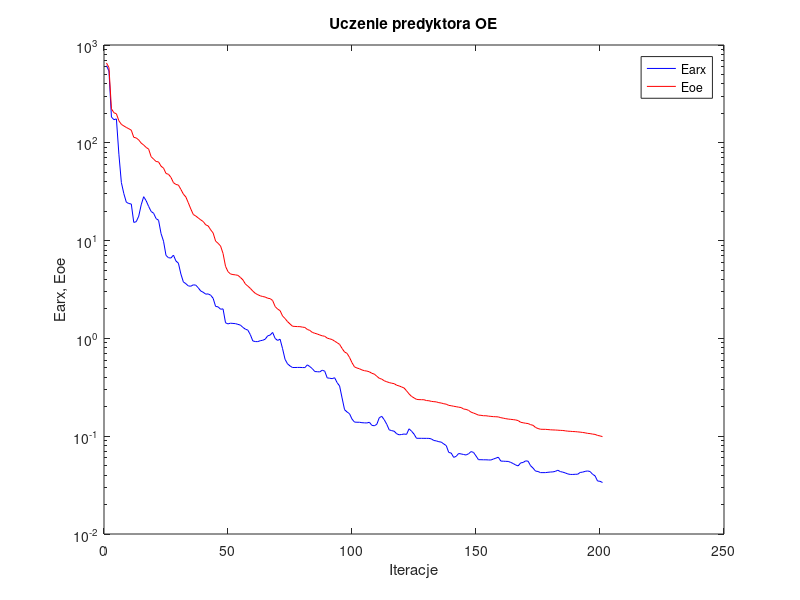
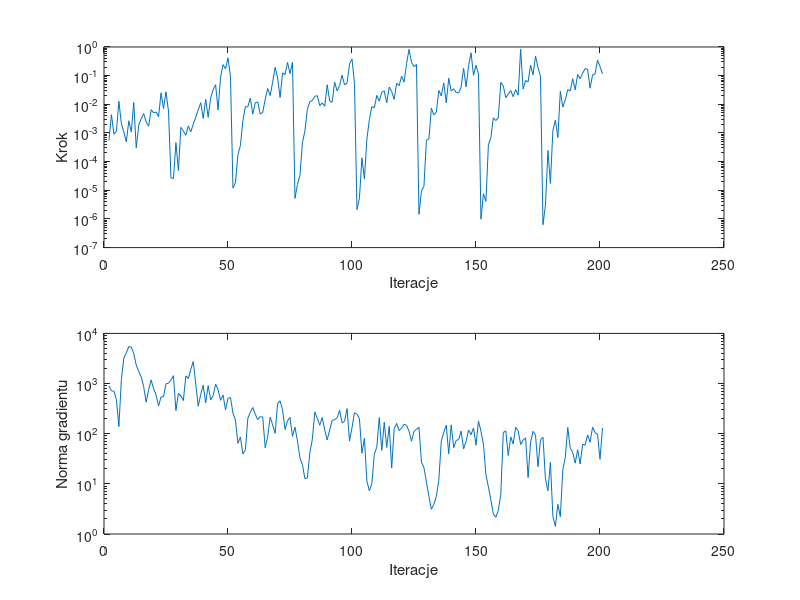

MATLAB code for these plots, in order:
%uczenie predyktora oe
clear all;
n=0; farx(n+1)=6.142647e+002; foe(n+1)=6.550540e+002; wspucz(n+1)=0.000000e+000; ng(n+1)=0.000000e+000;
%odnowa zmiennej metryki
n=1; farx(n+1)=5.425287e+002; foe(n+1)=5.876427e+002; krok(n+1)=5.524716e-004; ng(n+1)=9.012647e+002;
n=2; farx(n+1)=1.834166e+002; foe(n+1)=2.225915e+002; krok(n+1)=4.375565e-003; ng(n+1)=7.122229e+002;
n=3; farx(n+1)=1.723531e+002; foe(n+1)=2.030305e+002; krok(n+1)=9.064776e-004; ng(n+1)=7.014544e+002;
n=4; farx(n+1)=1.754607e+002; foe(n+1)=1.979209e+002; krok(n+1)=1.140915e-003; ng(n+1)=4.842865e+002;
n=5; farx(n+1)=7.648583e+001; foe(n+1)=1.678255e+002; krok(n+1)=1.274938e-002; ng(n+1)=1.386395e+002;
n=6; farx(n+1)=3.925882e+001; foe(n+1)=1.543979e+002; krok(n+1)=2.129131e-003; ng(n+1)=1.208632e+003;
n=7; farx(n+1)=3.019486e+001; foe(n+1)=1.486624e+002; krok(n+1)=1.058897e-003; ng(n+1)=3.222957e+003;
n=8; farx(n+1)=2.468211e+001; foe(n+1)=1.435653e+002; krok(n+1)=4.934568e-004; ng(n+1)=4.095522e+003;
n=9; farx(n+1)=2.394488e+001; foe(n+1)=1.392567e+002; krok(n+1)=2.659087e-003; ng(n+1)=5.446810e+003;
n=10; farx(n+1)=2.367465e+001; foe(n+1)=1.346815e+002; krok(n+1)=1.078226e-003; ng(n+1)=5.359792e+003;
n=11; farx(n+1)=1.534971e+001; foe(n+1)=1.137482e+002; krok(n+1)=1.160327e-002; ng(n+1)=3.951963e+003;
n=12; farx(n+1)=1.560426e+001; foe(n+1)=1.121582e+002; krok(n+1)=3.011518e-004; ng(n+1)=2.334576e+003;
n=13; farx(n+1)=1.777751e+001; foe(n+1)=1.069068e+002; krok(n+1)=1.876490e-003; ng(n+1)=1.753359e+003;
n=14; farx(n+1)=2.322545e+001; foe(n+1)=9.931744e+001; krok(n+1)=3.162104e-003; ng(n+1)=1.349815e+003;
n=15; farx(n+1)=2.811001e+001; foe(n+1)=9.485771e+001; krok(n+1)=4.788074e-003; ng(n+1)=8.636879e+002;
n=16; farx(n+1)=2.556914e+001; foe(n+1)=8.967941e+001; krok(n+1)=2.388829e-003; ng(n+1)=4.247492e+002;
n=17; farx(n+1)=2.236089e+001; foe(n+1)=8.618198e+001; krok(n+1)=1.737584e-003; ng(n+1)=7.555821e+002;
n=18; farx(n+1)=1.986032e+001; foe(n+1)=7.208445e+001; krok(n+1)=6.506258e-003; ng(n+1)=1.181127e+003;
n=19; farx(n+1)=1.904760e+001; foe(n+1)=6.806870e+001; krok(n+1)=5.060913e-003; ng(n+1)=7.843314e+002;
n=20; farx(n+1)=1.678500e+001; foe(n+1)=6.440284e+001; krok(n+1)=5.368339e-003; ng(n+1)=5.936008e+002;
n=21; farx(n+1)=1.613919e+001; foe(n+1)=6.380420e+001; krok(n+1)=3.692938e-003; ng(n+1)=3.562137e+002;
n=22; farx(n+1)=1.180275e+001; foe(n+1)=5.764742e+001; krok(n+1)=2.521242e-002; ng(n+1)=5.422501e+002;
n=23; farx(n+1)=9.862915e+000; foe(n+1)=5.512949e+001; krok(n+1)=7.119007e-003; ng(n+1)=5.469685e+002;
n=24; farx(n+1)=7.061967e+000; foe(n+1)=4.856554e+001; krok(n+1)=2.712333e-002; ng(n+1)=9.878842e+002;
n=25; farx(n+1)=6.678893e+000; foe(n+1)=4.765143e+001; krok(n+1)=5.819038e-003; ng(n+1)=1.013926e+003;
%odnowa zmiennej metryki
n=26; farx(n+1)=6.635080e+000; foe(n+1)=4.429054e+001; krok(n+1)=2.689352e-005; ng(n+1)=1.176455e+003;
n=27; farx(n+1)=7.111235e+000; foe(n+1)=3.915522e+001; krok(n+1)=2.568950e-005; ng(n+1)=1.433987e+003;
n=28; farx(n+1)=6.190240e+000; foe(n+1)=3.751279e+001; krok(n+1)=4.596386e-004; ng(n+1)=2.900177e+002;
n=29; farx(n+1)=5.877086e+000; foe(n+1)=3.698396e+001; krok(n+1)=4.888219e-005; ng(n+1)=6.353927e+002;
n=30; farx(n+1)=4.554919e+000; foe(n+1)=3.337719e+001; krok(n+1)=1.564230e-003; ng(n+1)=5.677015e+002;
n=31; farx(n+1)=3.781059e+000; foe(n+1)=2.989184e+001; krok(n+1)=1.174207e-003; ng(n+1)=4.592891e+002;
n=32; farx(n+1)=3.627585e+000; foe(n+1)=2.793600e+001; krok(n+1)=8.259539e-004; ng(n+1)=1.425885e+003;
n=33; farx(n+1)=3.438859e+000; foe(n+1)=2.435030e+001; krok(n+1)=1.772228e-003; ng(n+1)=1.261409e+003;
n=34; farx(n+1)=3.416690e+000; foe(n+1)=2.106258e+001; krok(n+1)=1.100811e-003; ng(n+1)=1.921806e+003;
n=35; farx(n+1)=3.528385e+000; foe(n+1)=1.850247e+001; krok(n+1)=2.021294e-003; ng(n+1)=2.743246e+003;
n=36; farx(n+1)=3.506795e+000; foe(n+1)=1.782316e+001; krok(n+1)=3.544455e-003; ng(n+1)=9.739035e+002;
n=37; farx(n+1)=3.292374e+000; foe(n+1)=1.706267e+001; krok(n+1)=6.390530e-003; ng(n+1)=3.528674e+002;
n=38; farx(n+1)=3.052541e+000; foe(n+1)=1.628666e+001; krok(n+1)=1.139839e-002; ng(n+1)=6.078115e+002;
n=39; farx(n+1)=2.963434e+000; foe(n+1)=1.568009e+001; krok(n+1)=3.225080e-003; ng(n+1)=9.278290e+002;
n=40; farx(n+1)=2.835858e+000; foe(n+1)=1.450247e+001; krok(n+1)=1.506159e-002; ng(n+1)=4.124232e+002;
n=41; farx(n+1)=2.850642e+000; foe(n+1)=1.413290e+001; krok(n+1)=3.514634e-003; ng(n+1)=9.087621e+002;
n=42; farx(n+1)=2.767025e+000; foe(n+1)=1.290734e+001; krok(n+1)=1.697282e-002; ng(n+1)=4.725507e+002;
n=43; farx(n+1)=2.571896e+000; foe(n+1)=1.196444e+001; krok(n+1)=3.196395e-002; ng(n+1)=5.746311e+002;
n=44; farx(n+1)=2.123387e+000; foe(n+1)=9.884194e+000; krok(n+1)=4.799811e-002; ng(n+1)=9.715764e+002;
n=45; farx(n+1)=2.102328e+000; foe(n+1)=9.381648e+000; krok(n+1)=6.391423e-003; ng(n+1)=7.591380e+002;
n=46; farx(n+1)=1.987650e+000; foe(n+1)=8.806712e+000; krok(n+1)=8.877087e-002; ng(n+1)=4.641419e+002;
n=47; farx(n+1)=2.004101e+000; foe(n+1)=7.387908e+000; krok(n+1)=2.427388e-001; ng(n+1)=5.901728e+002;
n=48; farx(n+1)=1.444883e+000; foe(n+1)=5.458396e+000; krok(n+1)=1.725040e-001; ng(n+1)=2.992273e+002;
n=49; farx(n+1)=1.407094e+000; foe(n+1)=4.811971e+000; krok(n+1)=4.187571e-001; ng(n+1)=5.117190e+002;
n=50; farx(n+1)=1.430624e+000; foe(n+1)=4.559755e+000; krok(n+1)=9.267410e-002; ng(n+1)=5.242245e+002;
%odnowa zmiennej metryki
n=51; farx(n+1)=1.422613e+000; foe(n+1)=4.494639e+000; krok(n+1)=1.186082e-005; ng(n+1)=2.573927e+002;
n=52; farx(n+1)=1.415844e+000; foe(n+1)=4.463618e+000; krok(n+1)=1.852773e-005; ng(n+1)=1.869141e+002;
n=53; farx(n+1)=1.392034e+000; foe(n+1)=4.412066e+000; krok(n+1)=1.736749e-004; ng(n+1)=6.423217e+001;
n=54; farx(n+1)=1.367545e+000; foe(n+1)=4.199847e+000; krok(n+1)=3.684136e-004; ng(n+1)=8.599923e+001;
n=55; farx(n+1)=1.295642e+000; foe(n+1)=3.970629e+000; krok(n+1)=2.678603e-003; ng(n+1)=3.943107e+001;
n=56; farx(n+1)=1.243809e+000; foe(n+1)=3.602910e+000; krok(n+1)=8.252113e-003; ng(n+1)=4.785706e+001;
n=57; farx(n+1)=1.214514e+000; foe(n+1)=3.424417e+000; krok(n+1)=8.237127e-003; ng(n+1)=2.040669e+002;
n=58; farx(n+1)=1.092947e+000; foe(n+1)=3.247326e+000; krok(n+1)=1.632237e-002; ng(n+1)=2.669380e+002;
n=59; farx(n+1)=9.425199e-001; foe(n+1)=3.046878e+000; krok(n+1)=4.573216e-003; ng(n+1)=3.329473e+002;
n=60; farx(n+1)=9.281264e-001; foe(n+1)=2.890139e+000; krok(n+1)=1.136199e-002; ng(n+1)=2.449354e+002;
n=61; farx(n+1)=9.268884e-001; foe(n+1)=2.799983e+000; krok(n+1)=1.199953e-002; ng(n+1)=1.905252e+002;
n=62; farx(n+1)=9.469343e-001; foe(n+1)=2.725362e+000; krok(n+1)=4.548255e-003; ng(n+1)=2.176969e+002;
n=63; farx(n+1)=9.570608e-001; foe(n+1)=2.680699e+000; krok(n+1)=5.269205e-003; ng(n+1)=2.160567e+002;
n=64; farx(n+1)=9.817609e-001; foe(n+1)=2.648439e+000; krok(n+1)=1.490732e-002; ng(n+1)=5.251615e+001;
n=65; farx(n+1)=1.062019e+000; foe(n+1)=2.574944e+000; krok(n+1)=3.557944e-002; ng(n+1)=8.693367e+001;
n=66; farx(n+1)=1.081674e+000; foe(n+1)=2.549968e+000; krok(n+1)=2.014462e-002; ng(n+1)=2.139061e+002;
n=67; farx(n+1)=1.151085e+000; foe(n+1)=2.439365e+000; krok(n+1)=5.893163e-002; ng(n+1)=1.498744e+002;
n=68; farx(n+1)=9.992870e-001; foe(n+1)=2.118331e+000; krok(n+1)=1.951976e-001; ng(n+1)=1.015978e+002;
n=69; farx(n+1)=9.537808e-001; foe(n+1)=1.996202e+000; krok(n+1)=8.343059e-002; ng(n+1)=4.008413e+002;
n=70; farx(n+1)=9.813218e-001; foe(n+1)=1.921870e+000; krok(n+1)=1.733857e-002; ng(n+1)=4.532503e+002;
n=71; farx(n+1)=7.856465e-001; foe(n+1)=1.696098e+000; krok(n+1)=1.248173e-001; ng(n+1)=2.998607e+002;
n=72; farx(n+1)=6.112736e-001; foe(n+1)=1.596369e+000; krok(n+1)=1.084302e-001; ng(n+1)=1.219385e+002;
n=73; farx(n+1)=5.495120e-001; foe(n+1)=1.485029e+000; krok(n+1)=2.889668e-001; ng(n+1)=1.814102e+002;
n=74; farx(n+1)=5.231705e-001; foe(n+1)=1.405433e+000; krok(n+1)=1.178633e-001; ng(n+1)=2.110120e+002;
n=75; farx(n+1)=5.038560e-001; foe(n+1)=1.332087e+000; krok(n+1)=2.910883e-001; ng(n+1)=8.861962e+001;
%odnowa zmiennej metryki
n=76; farx(n+1)=5.041658e-001; foe(n+1)=1.325511e+000; krok(n+1)=5.212503e-006; ng(n+1)=1.351234e+002;
n=77; farx(n+1)=5.048443e-001; foe(n+1)=1.320416e+000; krok(n+1)=1.593982e-005; ng(n+1)=7.191462e+001;
n=78; farx(n+1)=5.051501e-001; foe(n+1)=1.318718e+000; krok(n+1)=3.223481e-005; ng(n+1)=3.307381e+001;
n=79; farx(n+1)=5.034331e-001; foe(n+1)=1.304465e+000; krok(n+1)=4.576195e-004; ng(n+1)=2.412394e+001;
n=80; farx(n+1)=5.031558e-001; foe(n+1)=1.293569e+000; krok(n+1)=1.152461e-003; ng(n+1)=1.272477e+001;
n=81; farx(n+1)=5.364397e-001; foe(n+1)=1.234451e+000; krok(n+1)=6.746361e-003; ng(n+1)=1.313168e+001;
n=82; farx(n+1)=5.146709e-001; foe(n+1)=1.206846e+000; krok(n+1)=1.238474e-002; ng(n+1)=4.173129e+001;
n=83; farx(n+1)=4.906891e-001; foe(n+1)=1.151870e+000; krok(n+1)=1.346946e-002; ng(n+1)=7.750165e+001;
n=84; farx(n+1)=4.581036e-001; foe(n+1)=1.128385e+000; krok(n+1)=1.895365e-002; ng(n+1)=2.712569e+002;
n=85; farx(n+1)=4.565966e-001; foe(n+1)=1.109332e+000; krok(n+1)=2.001452e-002; ng(n+1)=2.030530e+002;
n=86; farx(n+1)=4.543349e-001; foe(n+1)=1.083859e+000; krok(n+1)=9.050552e-003; ng(n+1)=1.478540e+002;
n=87; farx(n+1)=4.733095e-001; foe(n+1)=1.062915e+000; krok(n+1)=1.109636e-002; ng(n+1)=2.106364e+002;
n=88; farx(n+1)=4.622882e-001; foe(n+1)=1.051578e+000; krok(n+1)=8.533243e-003; ng(n+1)=1.184606e+002;
n=89; farx(n+1)=3.950070e-001; foe(n+1)=1.006537e+000; krok(n+1)=4.799811e-002; ng(n+1)=7.498599e+001;
n=90; farx(n+1)=3.913530e-001; foe(n+1)=9.896190e-001; krok(n+1)=1.309024e-002; ng(n+1)=1.184963e+002;
n=91; farx(n+1)=3.878033e-001; foe(n+1)=9.731299e-001; krok(n+1)=1.170476e-002; ng(n+1)=1.857618e+002;
n=92; farx(n+1)=3.960284e-001; foe(n+1)=9.372877e-001; krok(n+1)=5.919426e-002; ng(n+1)=1.896729e+002;
n=93; farx(n+1)=3.527386e-001; foe(n+1)=9.039551e-001; krok(n+1)=2.954351e-002; ng(n+1)=2.084332e+002;
n=94; farx(n+1)=3.261265e-001; foe(n+1)=8.683564e-001; krok(n+1)=4.446078e-002; ng(n+1)=2.923701e+002;
n=95; farx(n+1)=2.458530e-001; foe(n+1)=7.893843e-001; krok(n+1)=1.053314e-001; ng(n+1)=1.643789e+002;
n=96; farx(n+1)=1.865951e-001; foe(n+1)=7.257392e-001; krok(n+1)=4.757597e-002; ng(n+1)=1.765706e+002;
n=97; farx(n+1)=1.769410e-001; foe(n+1)=7.035902e-001; krok(n+1)=5.529705e-002; ng(n+1)=3.164391e+002;
n=98; farx(n+1)=1.697976e-001; foe(n+1)=6.391967e-001; krok(n+1)=2.553603e-001; ng(n+1)=7.119156e+001;
n=99; farx(n+1)=1.496507e-001; foe(n+1)=5.646821e-001; krok(n+1)=3.805404e-001; ng(n+1)=1.329714e+002;
n=100; farx(n+1)=1.394626e-001; foe(n+1)=5.112171e-001; krok(n+1)=5.335388e-002; ng(n+1)=2.607584e+002;
%odnowa zmiennej metryki
n=101; farx(n+1)=1.388784e-001; foe(n+1)=4.980714e-001; krok(n+1)=2.105909e-006; ng(n+1)=2.452462e+002;
n=102; farx(n+1)=1.388913e-001; foe(n+1)=4.892481e-001; krok(n+1)=5.290441e-006; ng(n+1)=1.980864e+002;
n=103; farx(n+1)=1.374698e-001; foe(n+1)=4.759814e-001; krok(n+1)=1.360048e-004; ng(n+1)=4.088188e+001;
n=104; farx(n+1)=1.369727e-001; foe(n+1)=4.674445e-001; krok(n+1)=2.496650e-005; ng(n+1)=8.094738e+001;
n=105; farx(n+1)=1.365205e-001; foe(n+1)=4.634350e-001; krok(n+1)=6.121165e-004; ng(n+1)=1.144404e+001;
n=106; farx(n+1)=1.388658e-001; foe(n+1)=4.555282e-001; krok(n+1)=2.883948e-003; ng(n+1)=7.244570e+000;
n=107; farx(n+1)=1.291788e-001; foe(n+1)=4.399461e-001; krok(n+1)=8.362807e-003; ng(n+1)=1.008237e+001;
n=108; farx(n+1)=1.278758e-001; foe(n+1)=4.313685e-001; krok(n+1)=7.530795e-003; ng(n+1)=3.915062e+001;
n=109; farx(n+1)=1.322164e-001; foe(n+1)=4.102288e-001; krok(n+1)=2.038894e-002; ng(n+1)=5.375894e+001;
n=110; farx(n+1)=1.546835e-001; foe(n+1)=3.909064e-001; krok(n+1)=1.289397e-002; ng(n+1)=2.086857e+002;
n=111; farx(n+1)=1.596444e-001; foe(n+1)=3.832600e-001; krok(n+1)=2.643052e-002; ng(n+1)=4.628706e+001;
n=112; farx(n+1)=1.473608e-001; foe(n+1)=3.688398e-001; krok(n+1)=2.946581e-002; ng(n+1)=1.688188e+002;
n=113; farx(n+1)=1.326043e-001; foe(n+1)=3.604871e-001; krok(n+1)=1.129495e-002; ng(n+1)=5.311999e+001;
n=114; farx(n+1)=1.161928e-001; foe(n+1)=3.534423e-001; krok(n+1)=4.000365e-002; ng(n+1)=1.400926e+002;
n=115; farx(n+1)=1.140332e-001; foe(n+1)=3.481748e-001; krok(n+1)=2.779047e-002; ng(n+1)=2.071770e+001;
n=116; farx(n+1)=1.124478e-001; foe(n+1)=3.445834e-001; krok(n+1)=1.477175e-002; ng(n+1)=1.267000e+002;
n=117; farx(n+1)=1.059487e-001; foe(n+1)=3.320208e-001; krok(n+1)=5.401650e-002; ng(n+1)=1.604349e+002;
n=118; farx(n+1)=1.033656e-001; foe(n+1)=3.267195e-001; krok(n+1)=4.486659e-002; ng(n+1)=1.155889e+002;
n=119; farx(n+1)=1.040824e-001; foe(n+1)=3.188236e-001; krok(n+1)=9.515193e-002; ng(n+1)=1.289074e+002;
n=120; farx(n+1)=1.052831e-001; foe(n+1)=3.111975e-001; krok(n+1)=5.954236e-002; ng(n+1)=1.545441e+002;
n=121; farx(n+1)=1.044387e-001; foe(n+1)=2.909842e-001; krok(n+1)=2.656312e-001; ng(n+1)=1.459084e+002;
n=122; farx(n+1)=1.190029e-001; foe(n+1)=2.708420e-001; krok(n+1)=8.289013e-001; ng(n+1)=1.125035e+002;
n=123; farx(n+1)=1.126150e-001; foe(n+1)=2.553038e-001; krok(n+1)=2.910883e-001; ng(n+1)=7.065265e+001;
n=124; farx(n+1)=1.051693e-001; foe(n+1)=2.465746e-001; krok(n+1)=2.064051e-001; ng(n+1)=1.115653e+002;
n=125; farx(n+1)=9.523683e-002; foe(n+1)=2.381310e-001; krok(n+1)=2.435056e-001; ng(n+1)=1.216704e+002;
%odnowa zmiennej metryki
n=126; farx(n+1)=9.519749e-002; foe(n+1)=2.366330e-001; krok(n+1)=1.451774e-006; ng(n+1)=1.343398e+002;
n=127; farx(n+1)=9.514635e-002; foe(n+1)=2.362632e-001; krok(n+1)=9.464566e-006; ng(n+1)=2.728782e+001;
n=128; farx(n+1)=9.508968e-002; foe(n+1)=2.359709e-001; krok(n+1)=1.361563e-005; ng(n+1)=2.113567e+001;
n=129; farx(n+1)=9.505817e-002; foe(n+1)=2.315629e-001; krok(n+1)=5.550052e-004; ng(n+1)=1.088396e+001;
n=130; farx(n+1)=9.503234e-002; foe(n+1)=2.304589e-001; krok(n+1)=6.048641e-004; ng(n+1)=5.697416e+000;
n=131; farx(n+1)=9.379773e-002; foe(n+1)=2.271336e-001; krok(n+1)=7.321912e-003; ng(n+1)=3.109542e+000;
n=132; farx(n+1)=9.038957e-002; foe(n+1)=2.255606e-001; krok(n+1)=4.271237e-003; ng(n+1)=3.920911e+000;
n=133; farx(n+1)=8.955795e-002; foe(n+1)=2.242993e-001; krok(n+1)=5.355898e-003; ng(n+1)=5.588015e+000;
n=134; farx(n+1)=8.788496e-002; foe(n+1)=2.204527e-001; krok(n+1)=3.034235e-002; ng(n+1)=1.180573e+001;
n=135; farx(n+1)=8.696791e-002; foe(n+1)=2.183011e-001; krok(n+1)=1.966098e-002; ng(n+1)=7.088584e+001;
n=136; farx(n+1)=8.331611e-002; foe(n+1)=2.148371e-001; krok(n+1)=5.560270e-002; ng(n+1)=1.057796e+002;
n=137; farx(n+1)=8.022547e-002; foe(n+1)=2.125215e-001; krok(n+1)=1.121665e-002; ng(n+1)=1.483157e+002;
n=138; farx(n+1)=6.828794e-002; foe(n+1)=2.066349e-001; krok(n+1)=8.139610e-002; ng(n+1)=3.984113e+001;
n=139; farx(n+1)=6.722054e-002; foe(n+1)=2.049265e-001; krok(n+1)=2.896961e-002; ng(n+1)=1.502863e+002;
n=140; farx(n+1)=6.074873e-002; foe(n+1)=2.024094e-001; krok(n+1)=3.482091e-002; ng(n+1)=5.254192e+001;
n=141; farx(n+1)=6.225703e-002; foe(n+1)=2.003666e-001; krok(n+1)=2.580064e-002; ng(n+1)=7.311595e+001;
n=142; farx(n+1)=6.652796e-002; foe(n+1)=1.980764e-001; krok(n+1)=2.502768e-002; ng(n+1)=7.677039e+001;
n=143; farx(n+1)=6.588964e-002; foe(n+1)=1.964089e-001; krok(n+1)=3.979978e-002; ng(n+1)=1.127177e+002;
n=144; farx(n+1)=6.500290e-002; foe(n+1)=1.896638e-001; krok(n+1)=1.794664e-001; ng(n+1)=4.978149e+001;
n=145; farx(n+1)=6.424208e-002; foe(n+1)=1.879660e-001; krok(n+1)=4.050274e-002; ng(n+1)=7.027019e+001;
n=146; farx(n+1)=6.613311e-002; foe(n+1)=1.837615e-001; krok(n+1)=2.203117e-001; ng(n+1)=1.186471e+002;
n=147; farx(n+1)=6.962457e-002; foe(n+1)=1.762921e-001; krok(n+1)=6.293018e-001; ng(n+1)=9.564407e+001;
n=148; farx(n+1)=6.828168e-002; foe(n+1)=1.724683e-001; krok(n+1)=1.026218e-001; ng(n+1)=1.305661e+002;
n=149; farx(n+1)=6.280848e-002; foe(n+1)=1.686207e-001; krok(n+1)=2.301336e-001; ng(n+1)=5.902716e+001;
n=150; farx(n+1)=5.751500e-002; foe(n+1)=1.642581e-001; krok(n+1)=1.139041e-001; ng(n+1)=1.794845e+002;
%odnowa zmiennej metryki
n=151; farx(n+1)=5.749390e-002; foe(n+1)=1.634935e-001; krok(n+1)=9.869600e-007; ng(n+1)=1.118651e+002;
n=152; farx(n+1)=5.738146e-002; foe(n+1)=1.619297e-001; krok(n+1)=7.532364e-006; ng(n+1)=6.155529e+001;
n=153; farx(n+1)=5.737520e-002; foe(n+1)=1.618724e-001; krok(n+1)=4.093377e-006; ng(n+1)=1.523812e+001;
n=154; farx(n+1)=5.720049e-002; foe(n+1)=1.604286e-001; krok(n+1)=3.870864e-004; ng(n+1)=8.700954e+000;
n=155; farx(n+1)=5.708063e-002; foe(n+1)=1.594824e-001; krok(n+1)=6.847610e-004; ng(n+1)=4.765388e+000;
n=156; farx(n+1)=5.838418e-002; foe(n+1)=1.585085e-001; krok(n+1)=3.364099e-003; ng(n+1)=2.511330e+000;
n=157; farx(n+1)=5.964026e-002; foe(n+1)=1.581302e-001; krok(n+1)=2.707062e-003; ng(n+1)=2.156279e+000;
n=158; farx(n+1)=6.099803e-002; foe(n+1)=1.574546e-001; krok(n+1)=3.416071e-003; ng(n+1)=2.959108e+000;
n=159; farx(n+1)=5.568621e-002; foe(n+1)=1.546865e-001; krok(n+1)=5.857529e-002; ng(n+1)=6.211352e+000;
n=160; farx(n+1)=5.552953e-002; foe(n+1)=1.529758e-001; krok(n+1)=4.382471e-002; ng(n+1)=1.054884e+002;
n=161; farx(n+1)=5.533799e-002; foe(n+1)=1.511033e-001; krok(n+1)=1.706813e-002; ng(n+1)=1.139362e+002;
n=162; farx(n+1)=5.522589e-002; foe(n+1)=1.496940e-001; krok(n+1)=2.243330e-002; ng(n+1)=3.686217e+001;
n=163; farx(n+1)=5.396336e-002; foe(n+1)=1.487300e-001; krok(n+1)=3.039298e-002; ng(n+1)=8.626785e+001;
n=164; farx(n+1)=5.255660e-002; foe(n+1)=1.477335e-001; krok(n+1)=1.846205e-002; ng(n+1)=6.219114e+001;
n=165; farx(n+1)=5.074643e-002; foe(n+1)=1.466037e-001; krok(n+1)=3.252259e-002; ng(n+1)=1.336738e+002;
n=166; farx(n+1)=4.971480e-002; foe(n+1)=1.444160e-001; krok(n+1)=2.093303e-002; ng(n+1)=1.145623e+002;
n=167; farx(n+1)=5.332890e-002; foe(n+1)=1.387783e-001; krok(n+1)=8.377756e-001; ng(n+1)=6.097027e+001;
n=168; farx(n+1)=5.388116e-002; foe(n+1)=1.372593e-001; krok(n+1)=3.411686e-002; ng(n+1)=7.466903e+001;
n=169; farx(n+1)=5.594210e-002; foe(n+1)=1.356402e-001; krok(n+1)=6.864555e-002; ng(n+1)=8.256371e+001;
n=170; farx(n+1)=5.554759e-002; foe(n+1)=1.347327e-001; krok(n+1)=5.983917e-002; ng(n+1)=1.336343e+001;
n=171; farx(n+1)=4.993762e-002; foe(n+1)=1.312662e-001; krok(n+1)=2.317569e-001; ng(n+1)=6.754385e+001;
n=172; farx(n+1)=4.718446e-002; foe(n+1)=1.292364e-001; krok(n+1)=1.068992e-001; ng(n+1)=1.111683e+002;
n=173; farx(n+1)=4.400081e-002; foe(n+1)=1.228527e-001; krok(n+1)=4.787134e-001; ng(n+1)=9.323076e+001;
n=174; farx(n+1)=4.356903e-002; foe(n+1)=1.197582e-001; krok(n+1)=1.909714e-001; ng(n+1)=2.198447e+001;
n=175; farx(n+1)=4.243178e-002; foe(n+1)=1.178284e-001; krok(n+1)=9.599621e-002; ng(n+1)=7.475141e+001;
%odnowa zmiennej metryki
n=176; farx(n+1)=4.243058e-002; foe(n+1)=1.175904e-001; krok(n+1)=6.266905e-007; ng(n+1)=8.533247e+001;
n=177; farx(n+1)=4.243477e-002; foe(n+1)=1.175658e-001; krok(n+1)=3.002928e-006; ng(n+1)=1.262474e+001;
n=178; farx(n+1)=4.275813e-002; foe(n+1)=1.169278e-001; krok(n+1)=2.411330e-004; ng(n+1)=7.275714e+000;
n=179; farx(n+1)=4.301859e-002; foe(n+1)=1.162964e-001; krok(n+1)=1.733471e-005; ng(n+1)=2.680315e+001;
n=180; farx(n+1)=4.315949e-002; foe(n+1)=1.159303e-001; krok(n+1)=1.224233e-003; ng(n+1)=2.255990e+000;
n=181; farx(n+1)=4.371987e-002; foe(n+1)=1.156756e-001; krok(n+1)=2.778799e-003; ng(n+1)=1.417154e+000;
n=182; farx(n+1)=4.487462e-002; foe(n+1)=1.152142e-001; krok(n+1)=6.935224e-004; ng(n+1)=3.902205e+000;
n=183; farx(n+1)=4.346615e-002; foe(n+1)=1.147379e-001; krok(n+1)=2.861011e-002; ng(n+1)=2.208996e+000;
n=184; farx(n+1)=4.290105e-002; foe(n+1)=1.144560e-001; krok(n+1)=7.970960e-003; ng(n+1)=1.884874e+001;
n=185; farx(n+1)=4.213096e-002; foe(n+1)=1.135039e-001; krok(n+1)=1.428969e-002; ng(n+1)=3.371997e+001;
n=186; farx(n+1)=4.114486e-002; foe(n+1)=1.125962e-001; krok(n+1)=3.252259e-002; ng(n+1)=1.332909e+002;
n=187; farx(n+1)=4.067203e-002; foe(n+1)=1.122159e-001; krok(n+1)=2.896961e-002; ng(n+1)=5.131596e+001;
n=188; farx(n+1)=4.063901e-002; foe(n+1)=1.116690e-001; krok(n+1)=7.815941e-002; ng(n+1)=4.244431e+001;
n=189; farx(n+1)=4.079883e-002; foe(n+1)=1.113852e-001; krok(n+1)=3.211609e-002; ng(n+1)=2.594953e+001;
n=190; farx(n+1)=4.085152e-002; foe(n+1)=1.107223e-001; krok(n+1)=1.102898e-001; ng(n+1)=4.776956e+001;
n=191; farx(n+1)=4.259281e-002; foe(n+1)=1.100748e-001; krok(n+1)=7.815941e-002; ng(n+1)=2.489460e+001;
n=192; farx(n+1)=4.292930e-002; foe(n+1)=1.092216e-001; krok(n+1)=1.216335e-001; ng(n+1)=6.157325e+001;
n=193; farx(n+1)=4.370160e-002; foe(n+1)=1.082937e-001; krok(n+1)=1.752988e-001; ng(n+1)=5.922911e+001;
n=194; farx(n+1)=4.412384e-002; foe(n+1)=1.069349e-001; krok(n+1)=1.694093e-001; ng(n+1)=9.474690e+001;
n=195; farx(n+1)=4.352503e-002; foe(n+1)=1.063150e-001; krok(n+1)=3.651364e-002; ng(n+1)=6.752918e+001;
n=196; farx(n+1)=4.081518e-002; foe(n+1)=1.050964e-001; krok(n+1)=1.057221e-001; ng(n+1)=1.348259e+002;
n=197; farx(n+1)=3.934570e-002; foe(n+1)=1.043539e-001; krok(n+1)=1.138873e-001; ng(n+1)=1.053226e+002;
n=198; farx(n+1)=3.484294e-002; foe(n+1)=1.018938e-001; krok(n+1)=3.477470e-001; ng(n+1)=9.754387e+001;
n=199; farx(n+1)=3.458713e-002; foe(n+1)=1.006803e-001; krok(n+1)=2.079006e-001; ng(n+1)=3.087723e+001;
n=200; farx(n+1)=3.363182e-002; foe(n+1)=9.901410e-002; krok(n+1)=1.160291e-001; ng(n+1)=1.297403e+002;

figure; semilogy(farx,'b'); hold on; semilogy(foe,'r'); xlabel('Iteracje'); ylabel('Earx, Eoe'); legend('Earx','Eoe'); title('Uczenie predyktora OE');
figure; subplot(2,1,1); semilogy(krok); xlabel('Iteracje'); ylabel('Krok');
subplot(2,1,2); semilogy(ng); xlabel('Iteracje'); ylabel('Norma gradientu');
Earx=farx(n+1)
Eoe=foe(n+1)
